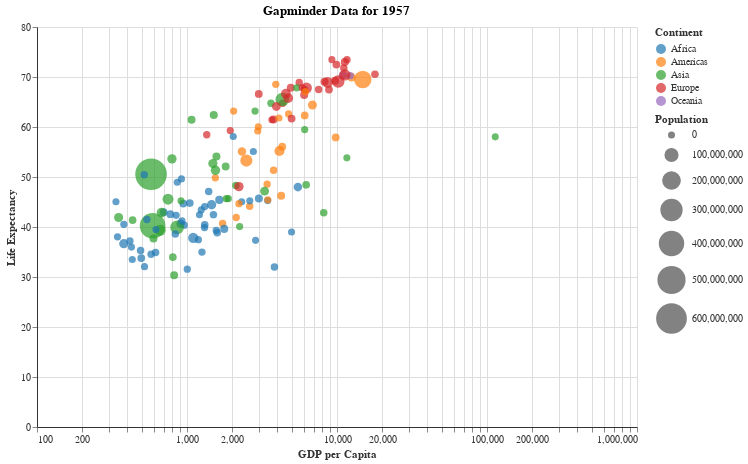
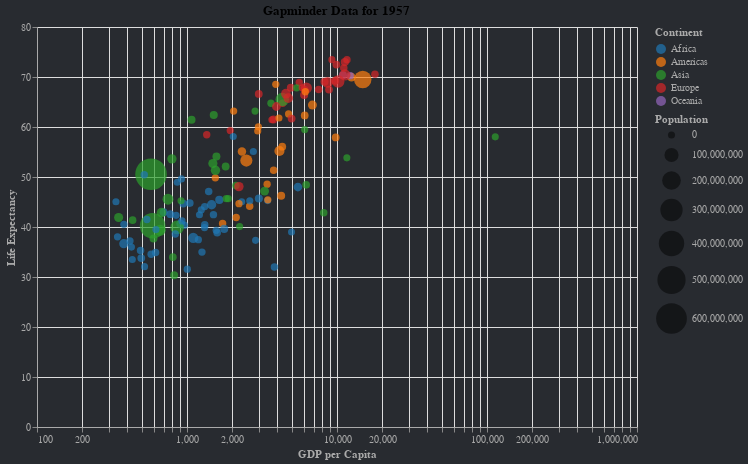

Source (notebook cell) for these figures, in order:
### Code cell
#| label: gapminder-1957
#| renderings: [light, dark]
gapminder_plot(1957, 'light_theme').show()
gapminder_plot(1957, 'dark_theme').show()

### Figure 1 — Vega-Lite specification as saved in the notebook (floating-point values rounded to 4 significant figures; data arrays with more than 128 entries replaced by an {"elided": "..."} marker saying what was removed)
{"config": {"view": {"stroke": "transparent"}, "axis": {"domainColor": "#333333", "labelColor": "#333333", "titleColor": "#333333"}, "legend": {"labelColor": "#333333", "titleColor": "#333333"}, "background": "#ffffff"}, "data": {"name": "data-f1c32b8740c7337347a5e2f8a5b08f24"}, "mark": {"type": "circle"}, "encoding": {"color": {"field": "continent", "scale": {"scheme": "category10"}, "title": "Continent", "type": "nominal"}, "size": {"field": "pop", "scale": {"range": [50, 1000]}, "title": "Population", "type": "quantitative"}, "tooltip": [{"field": "country", "type": "nominal"}, {"field": "continent", "type": "nominal"}, {"field": "gdpPercap", "type": "quantitative"}, {"field": "lifeExp", "type": "quantitative"}, {"field": "pop", "type": "quantitative"}], "x": {"field": "gdpPercap", "scale": {"type": "log"}, "title": "GDP per Capita", "type": "quantitative"}, "y": {"field": "lifeExp", "title": "Life Expectancy", "type": "quantitative"}}, "height": 400, "title": "Gapminder Data for 1957", "width": 600, "$schema": "https://vega.github.io/schema/vega-lite/v5.20.1.json", "datasets": {"data-f1c32b8740c7337347a5e2f8a5b08f24": {"elided": "142 records"}}}

### Figure 2 — Vega-Lite specification as saved in the notebook (floating-point values rounded to 4 significant figures; data arrays with more than 128 entries replaced by an {"elided": "..."} marker saying what was removed)
{"config": {"view": {"stroke": "transparent"}, "axis": {"domainColor": "#aaaaaa", "labelColor": "#aaaaaa", "titleColor": "#aaaaaa"}, "legend": {"labelColor": "#aaaaaa", "titleColor": "#aaaaaa"}, "background": "#282B30"}, "data": {"name": "data-f1c32b8740c7337347a5e2f8a5b08f24"}, "mark": {"type": "circle"}, "encoding": {"color": {"field": "continent", "scale": {"scheme": "category10"}, "title": "Continent", "type": "nominal"}, "size": {"field": "pop", "scale": {"range": [50, 1000]}, "title": "Population", "type": "quantitative"}, "tooltip": [{"field": "country", "type": "nominal"}, {"field": "continent", "type": "nominal"}, {"field": "gdpPercap", "type": "quantitative"}, {"field": "lifeExp", "type": "quantitative"}, {"field": "pop", "type": "quantitative"}], "x": {"field": "gdpPercap", "scale": {"type": "log"}, "title": "GDP per Capita", "type": "quantitative"}, "y": {"field": "lifeExp", "title": "Life Expectancy", "type": "quantitative"}}, "height": 400, "title": "Gapminder Data for 1957", "width": 600, "$schema": "https://vega.github.io/schema/vega-lite/v5.20.1.json", "datasets": {"data-f1c32b8740c7337347a5e2f8a5b08f24": {"elided": "142 records"}}}
